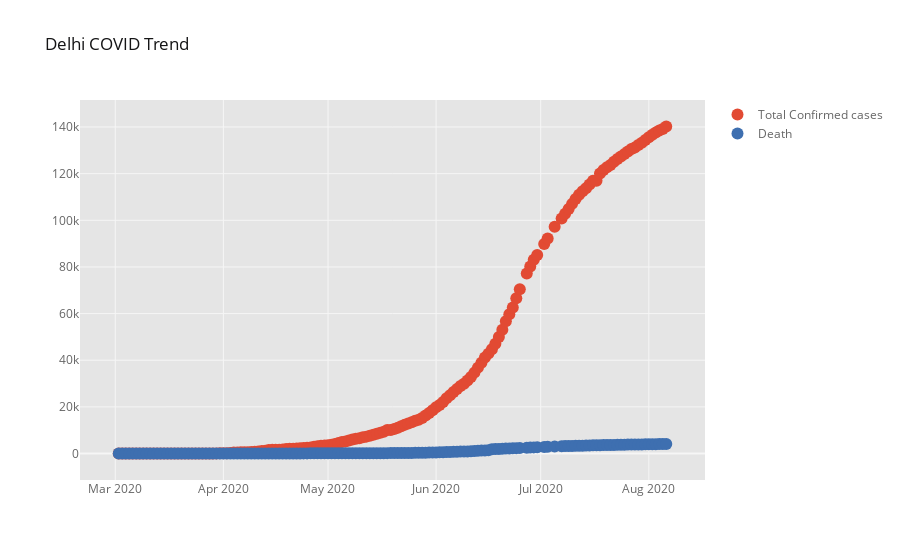

The code cell stored with this chart in its notebook:
### Code cell
df_covid['Date'] = df_covid['Date'].astype(str)

df_covid[df_covid['Name of State / UT']=="Delhi"].iplot(kind="scatter",
                                                       x="Date",
                                                       y=["Total Confirmed cases","Death"],
                                                       mode="markers",
                                                       title="Delhi COVID Trend")

### Figure 1 — Plotly figure (JSON) as saved in the notebook; plotly's stock layout.template omitted (floating-point values rounded to 4 significant figures; data arrays with more than 128 entries replaced by an {"elided": "..."} marker saying what was removed)
{"data": [{"line": {"color": "rgba(226, 74, 51, 1.0)", "dash": "solid", "shape": "linear", "width": 1.3}, "marker": {"size": 12, "symbol": "circle"}, "mode": "markers", "name": "Total Confirmed cases", "text": "", "type": "scatter", "x": {"elided": "154 str values"}, "y": {"elided": "154 int values"}}, {"line": {"color": "rgba(62, 111, 176, 1.0)", "dash": "solid", "shape": "linear", "width": 1.3}, "marker": {"size": 12, "symbol": "circle"}, "mode": "markers", "name": "Death", "text": "", "type": "scatter", "x": {"elided": "154 str values"}, "y": {"elided": "154 int values"}}], "layout": {"autosize": true, "legend": {"bgcolor": "#FFFFFF", "font": {"color": "#666666"}}, "paper_bgcolor": "#FFFFFF", "plot_bgcolor": "#E5E5E5", "title": {"font": {"color": "#151516"}, "text": "Delhi COVID Trend"}, "xaxis": {"autorange": true, "gridcolor": "#F6F6F6", "range": ["2020-02-20 10:54:34.9164", "2020-08-16 13:05:25.0836"], "showgrid": true, "tickfont": {"color": "#666666"}, "title": {"font": {"color": "#666666"}, "text": ""}, "type": "date", "zerolinecolor": "#F6F6F6"}, "yaxis": {"autorange": true, "gridcolor": "#F6F6F6", "range": [-15740.0, 156000.0], "showgrid": true, "tickfont": {"color": "#666666"}, "title": {"font": {"color": "#666666"}, "text": ""}, "type": "linear", "zerolinecolor": "#F6F6F6"}}}
